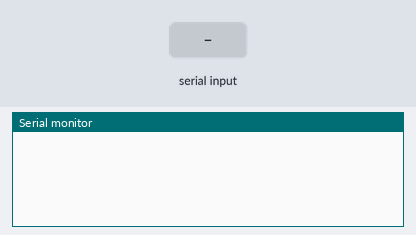
A sketch run on a simulated Arduino Uno, built with avr-gcc and run on an emulated ATmega328P. Parts: the last lines printed to the serial monitor. The inputs (shaded band) are chosen by the test bench.

Above: at 1.2 s.
1.3 s: "000" received over Serial
At 2.6 s:
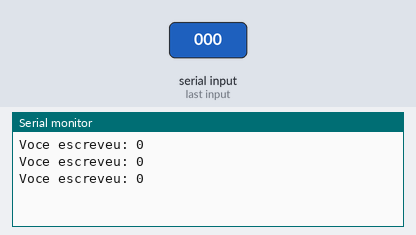
2.9 s: "negativo" received over Serial
At 4.4 s:
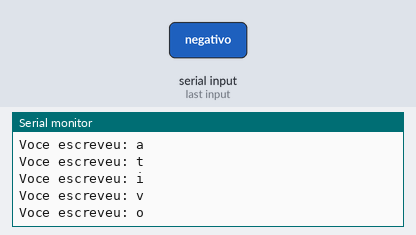
4.6 s: "positivo" received over Serial
At 4.82 s:
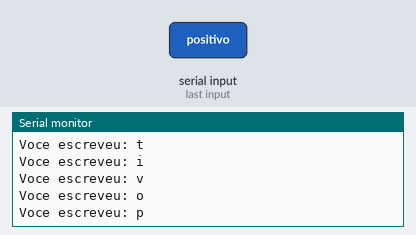

The sketch:

8b10b_Master.ino
```cpp
#include <SoftwareSerial.h>

int refPrincipal = 0;
SoftwareSerial conexao(11, 12);

String getFirstThreeChars(String str) {
  return str.substring(0, 3);
}

String getLastFiveChars(String str) {
  return str.substring(str.length() - 5);
}

String getReferencia(int ref) {
  if (ref > 0) {
        return "positivo";
    }
    else if (ref < 0) {
        return "negativo";
    }
    else {
        return "positivo";
    }
}

String get3b4b(String str, int ref) {
  String referencia = getReferencia(ref);

  if (str == "000" && referencia == "negativo") {return "1011";}
  if (str == "000" && referencia == "positivo") {return "0100";}
  if (str == "001") {return "1001";}
  if (str == "010") {return "0101";}
  if (str == "011" && referencia == "negativo") {return "1100";}
  if (str == "011" && referencia == "positivo") {return "0011";}
  if (str == "100" && referencia == "negativo") {return "1101";}
  if (str == "100" && referencia == "positivo") {return "0010";}
  if (str == "101") {return "1010";}
  if (str == "110") {return "0110";}
  if (str == "111" && referencia == "negativo") {return "1110";}
  if (str == "111" && referencia == "positivo") {return "0001";}
}

String get5b6b(String str, int ref) {
  String referencia = getReferencia(ref);

  if (str == "00000" && referencia == "negativo") {return "100111";}
  if (str == "00000" && referencia == "positivo") {return "011000";}
  if (str == "00001" && referencia == "negativo") {return "011101";}
  if (str == "00001" && referencia == "positivo") {return "100010";}
  if (str == "00010" && referencia == "negativo") {return "101101";}
  if (str == "00010" && referencia == "positivo") {return "010010";}
  if (str == "00011") {return "110001";}
  if (str == "00100" && referencia == "negativo") {return "110101";}
  if (str == "00100" && referencia == "positivo") {return "001010";}
  if (str == "00101") {return "101001";}
  if (str == "00110") {return "011001";}
  if (str == "00111" && referencia == "negativo") {return "111000";}
  if (str == "00111" && referencia == "positivo") {return "000111";}
  if (str == "01000" && referencia == "negativo") {return "111001";}
  if (str == "01000" && referencia == "positivo") {return "000110";}
  if (str == "01001") {return "100101";}
  if (str == "01010") {return "010101";}
  if (str == "01011") {return "110100";}
  if (str == "01100") {return "001101";}
  if (str == "01101") {return "101100";}
  if (str == "01110") {return "011100";}
  if (str == "01111" && referencia == "negativo") {return "010111";}
  if (str == "01111" && referencia == "positivo") {return "101000";}
  if (str == "10000" && referencia == "negativo") {return "011011";}
  if (str == "10000" && referencia == "positivo") {return "100100";}
  if (str == "10001") {return "100011";}
  if (str == "10010") {return "010011";}
  if (str == "10011") {return "110010";}
  if (str == "10100") {return "001011";}
  if (str == "10101") {return "101010";}
  if (str == "10110") {return "011010";}
  if (str == "10111" && referencia == "negativo") {return "111010";}
  if (str == "10111" && referencia == "positivo") {return "000101";}
  if (str == "11000" && referencia == "negativo") {return "110011";}
  if (str == "11000" && referencia == "positivo") {return "001100";}
  if (str == "11001") {return "100110";}
  if (str == "11010") {return "010110";}
  if (str == "11011" && referencia == "negativo") {return "110110";}
  if (str == "11011" && referencia == "positivo") {return "001001";}
  if (str == "11100") {return "001110";}
  if (str == "11101" && referencia == "negativo") {return "101110";}
  if (str == "11101" && referencia == "positivo") {return "010001";}
  if (str == "11110" && referencia == "negativo") {return "011110";}
  if (str == "11110" && referencia == "positivo") {return "100001";}
  if (str == "11111" && referencia == "negativo") {return "101011";}
  if (str == "11111" && referencia == "positivo") {return "010100";}
}

int sumRef(String str, int ref) {
  int contaUm = 0;
  int contaZero = 0;

  for (unsigned int i = 0; i < str.length(); i++) {
    if (str.charAt(i) == '1') {
      contaUm++;
    } else if (str.charAt(i) == '0') {
      contaZero++;
    }
  }

  return (ref + (contaUm - contaZero));
}

String get8b10b(String str) {
  //Serial.print("Ref inicial: ");
  //Serial.println(refPrincipal);

  String run3b4b = get3b4b(getFirstThreeChars(str),refPrincipal);
  refPrincipal = sumRef(run3b4b,refPrincipal);

  //Serial.print("Entrada run3b4b: ");
  //Serial.println(getFirstThreeChars(str));
  //Serial.print("Saida run3b4b: ");
  //Serial.println(run3b4b);
  //Serial.print("Referencial pos run3b4b: ");
  //Serial.println(refPrincipal);

  String run5b6b = get5b6b(getLastFiveChars(str),refPrincipal);
  refPrincipal = sumRef(run5b6b,refPrincipal);

  //Serial.print("Entrada run5b6b: ");
  //Serial.println(getLastFiveChars(str));
  //Serial.print("Saida run5b6b: ");
  //Serial.println(run5b6b);
  //Serial.print("Referencial pos run5b6b: ");
  //Serial.println(refPrincipal);

  return run5b6b + run3b4b;
}

void setup() {
  Serial.begin(9600);
  conexao.begin(9600);
}

void loop() {
  if (Serial.available()) {
    char receivedChar = Serial.read();
    String binString = "";

    // Converte o valor do caractere para binário e adiciona na binString.
    for (int i = 7; i >= 0; i--) {
      binString += ((receivedChar >> i) & 1) ? "1" : "0";
    }

  //Serial.println("----------------------------------------");
  //Serial.print("Entrada Serial: ");
  //Serial.println(receivedChar);
  //Serial.print("Converte entrada 8b: ");
  //Serial.println(binString);

  String run8b10b = get8b10b(binString);
  //Serial.print("Saida completa 8b10b: ");
  //Serial.println(run8b10b);

    for (int i = 0; i < run8b10b.length(); i++) {
      conexao.write(run8b10b[i]);
      delay(10);
    }

    Serial.print("Voce escreveu: ");
  Serial.println(receivedChar);
  }
}
```

Measured:
- after the input at 1.3 s, the serial monitor: prints a new line after 0.11 s (image 1)
- after the input at 2.9 s, the serial monitor: prints a new line after 0.11 s (image 2)
- after the input at 4.6 s, the serial monitor: prints a new line after 0.11 s (image 3)
